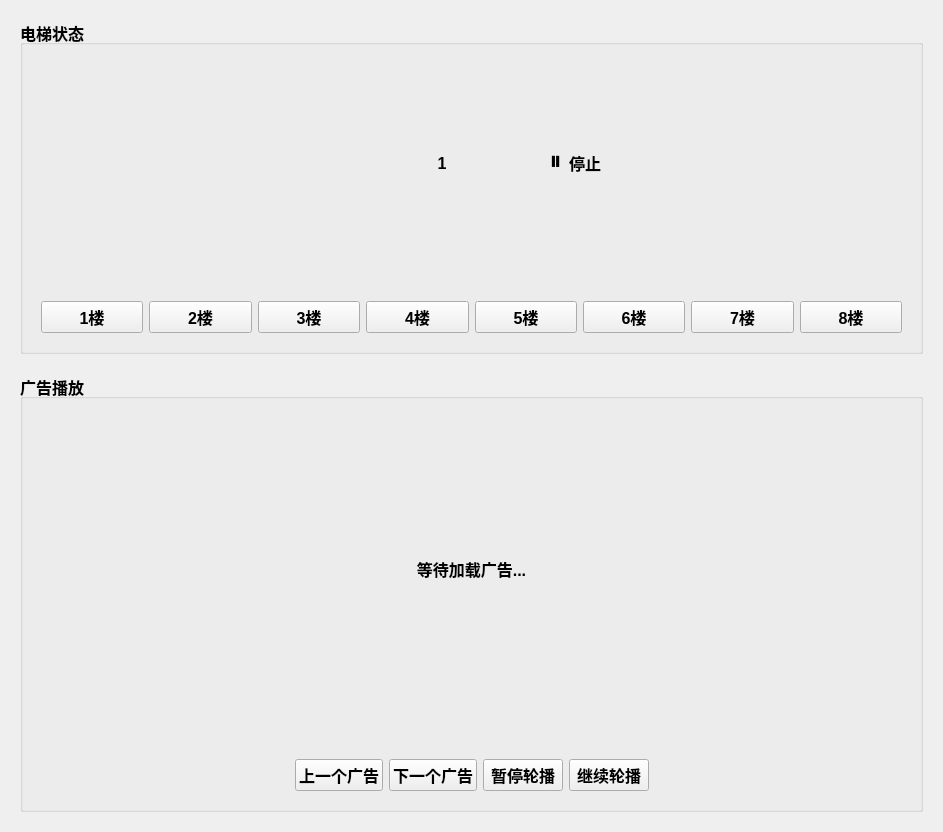
<?xml version="1.0" encoding="UTF-8"?>
<ui version="4.0">
 <class>MainWindow</class>
 <widget class="QMainWindow" name="MainWindow">
  <property name="geometry">
   <rect>
    <x>0</x>
    <y>0</y>
    <width>943</width>
    <height>832</height>
   </rect>
  </property>
  <property name="windowTitle">
   <string>智能电梯广告轮播与楼层信息系统</string>
  </property>
  <widget class="QWidget" name="centralwidget">
   <layout class="QVBoxLayout" name="verticalLayout_3">
    <property name="spacing">
     <number>20</number>
    </property>
    <property name="leftMargin">
     <number>20</number>
    </property>
    <property name="topMargin">
     <number>20</number>
    </property>
    <property name="rightMargin">
     <number>20</number>
    </property>
    <property name="bottomMargin">
     <number>20</number>
    </property>
    <item>
     <widget class="QGroupBox" name="groupBox_floor">
      <property name="font">
       <font>
        <pointsize>12</pointsize>
        <bold>true</bold>
       </font>
      </property>
      <property name="title">
       <string>电梯状态</string>
      </property>
      <layout class="QVBoxLayout" name="verticalLayout_floor">
       <property name="spacing">
        <number>20</number>
       </property>
       <item>
        <widget class="QWidget" name="widget_floor_display" native="true">
         <layout class="QHBoxLayout" name="horizontalLayout_floor">
          <item>
           <spacer name="horizontalSpacer_floor_left">
            <property name="orientation">
             <enum>Qt::Orientation::Horizontal</enum>
            </property>
            <property name="sizeHint" stdset="0">
             <size>
              <width>40</width>
              <height>20</height>
             </size>
            </property>
           </spacer>
          </item>
          <item>
           <widget class="QLabel" name="label_floor_number">
            <property name="minimumSize">
             <size>
              <width>200</width>
              <height>200</height>
             </size>
            </property>
            <property name="text">
             <string>1</string>
            </property>
            <property name="alignment">
             <set>Qt::AlignmentFlag::AlignCenter</set>
            </property>
           </widget>
          </item>
          <item>
           <widget class="QLabel" name="label_floor_arrow">
            <property name="text">
             <string>⏸</string>
            </property>
            <property name="alignment">
             <set>Qt::AlignmentFlag::AlignCenter</set>
            </property>
           </widget>
          </item>
          <item>
           <widget class="QLabel" name="label_floor_direction">
            <property name="text">
             <string>停止</string>
            </property>
            <property name="alignment">
             <set>Qt::AlignmentFlag::AlignCenter</set>
            </property>
           </widget>
          </item>
          <item>
           <spacer name="horizontalSpacer_floor_right">
            <property name="orientation">
             <enum>Qt::Orientation::Horizontal</enum>
            </property>
            <property name="sizeHint" stdset="0">
             <size>
              <width>40</width>
              <height>20</height>
             </size>
            </property>
           </spacer>
          </item>
         </layout>
        </widget>
       </item>
       <item>
        <widget class="QWidget" name="widget_floor_buttons" native="true">
         <layout class="QHBoxLayout" name="horizontalLayout_floor_buttons">
          <item>
           <widget class="QPushButton" name="btn_floor_1">
            <property name="text">
             <string>1楼</string>
            </property>
           </widget>
          </item>
          <item>
           <widget class="QPushButton" name="btn_floor_2">
            <property name="text">
             <string>2楼</string>
            </property>
           </widget>
          </item>
          <item>
           <widget class="QPushButton" name="btn_floor_3">
            <property name="text">
             <string>3楼</string>
            </property>
           </widget>
          </item>
          <item>
           <widget class="QPushButton" name="btn_floor_4">
            <property name="text">
             <string>4楼</string>
            </property>
           </widget>
          </item>
          <item>
           <widget class="QPushButton" name="btn_floor_5">
            <property name="text">
             <string>5楼</string>
            </property>
           </widget>
          </item>
          <item>
           <widget class="QPushButton" name="btn_floor_6">
            <property name="text">
             <string>6楼</string>
            </property>
           </widget>
          </item>
          <item>
           <widget class="QPushButton" name="btn_floor_7">
            <property name="text">
             <string>7楼</string>
            </property>
           </widget>
          </item>
          <item>
           <widget class="QPushButton" name="btn_floor_8">
            <property name="text">
             <string>8楼</string>
            </property>
           </widget>
          </item>
         </layout>
        </widget>
       </item>
      </layout>
     </widget>
    </item>
    <item>
     <widget class="QGroupBox" name="groupBox_ad">
      <property name="font">
       <font>
        <pointsize>12</pointsize>
        <bold>true</bold>
       </font>
      </property>
      <property name="title">
       <string>广告播放</string>
      </property>
      <layout class="QVBoxLayout" name="verticalLayout_ad">
       <property name="spacing">
        <number>20</number>
       </property>
       <item>
        <widget class="QStackedWidget" name="stackedWidget_ad">
         <property name="currentIndex">
          <number>0</number>
         </property>
         <widget class="QWidget" name="page_image">
          <property name="minimumSize">
           <size>
            <width>0</width>
            <height>300</height>
           </size>
          </property>
          <layout class="QVBoxLayout" name="verticalLayout_4">
           <property name="spacing">
            <number>0</number>
           </property>
           <property name="leftMargin">
            <number>0</number>
           </property>
           <property name="topMargin">
            <number>0</number>
           </property>
           <property name="rightMargin">
            <number>0</number>
           </property>
           <property name="bottomMargin">
            <number>0</number>
           </property>
           <item>
            <widget class="QLabel" name="label_ad_image">
             <property name="text">
              <string>等待加载广告...</string>
             </property>
             <property name="alignment">
              <set>Qt::AlignmentFlag::AlignCenter</set>
             </property>
            </widget>
           </item>
          </layout>
         </widget>
         <widget class="QWidget" name="page_text">
          <layout class="QVBoxLayout" name="verticalLayout_5">
           <property name="spacing">
            <number>0</number>
           </property>
           <property name="leftMargin">
            <number>0</number>
           </property>
           <property name="topMargin">
            <number>0</number>
           </property>
           <property name="rightMargin">
            <number>0</number>
           </property>
           <property name="bottomMargin">
            <number>0</number>
           </property>
           <item>
            <widget class="QLabel" name="label_ad_text">
             <property name="text">
              <string>暂无文字广告</string>
             </property>
             <property name="alignment">
              <set>Qt::AlignmentFlag::AlignCenter</set>
             </property>
             <property name="wordWrap">
              <bool>true</bool>
             </property>
            </widget>
           </item>
          </layout>
         </widget>
        </widget>
       </item>
       <item>
        <widget class="QWidget" name="widget_ad_control" native="true">
         <layout class="QHBoxLayout" name="horizontalLayout_ad_control">
          <item>
           <spacer name="horizontalSpacer_ad_left">
            <property name="orientation">
             <enum>Qt::Orientation::Horizontal</enum>
            </property>
            <property name="sizeHint" stdset="0">
             <size>
              <width>40</width>
              <height>20</height>
             </size>
            </property>
           </spacer>
          </item>
          <item>
           <widget class="QPushButton" name="btn_ad_prev">
            <property name="text">
             <string>上一个广告</string>
            </property>
           </widget>
          </item>
          <item>
           <widget class="QPushButton" name="btn_ad_next">
            <property name="text">
             <string>下一个广告</string>
            </property>
           </widget>
          </item>
          <item>
           <widget class="QPushButton" name="btn_ad_pause">
            <property name="text">
             <string>暂停轮播</string>
            </property>
           </widget>
          </item>
          <item>
           <widget class="QPushButton" name="btn_ad_resume">
            <property name="text">
             <string>继续轮播</string>
            </property>
           </widget>
          </item>
          <item>
           <spacer name="horizontalSpacer_ad_right">
            <property name="orientation">
             <enum>Qt::Orientation::Horizontal</enum>
            </property>
            <property name="sizeHint" stdset="0">
             <size>
              <width>40</width>
              <height>20</height>
             </size>
            </property>
           </spacer>
          </item>
         </layout>
        </widget>
       </item>
      </layout>
     </widget>
    </item>
   </layout>
  </widget>
  <action name="actionExit">
   <property name="text">
    <string>退出</string>
   </property>
  </action>
  <action name="actionSettings">
   <property name="text">
    <string>系统设置</string>
   </property>
  </action>
  <action name="actionAbout">
   <property name="text">
    <string>关于</string>
   </property>
  </action>
 </widget>
 <resources/>
 <connections/>
</ui>
